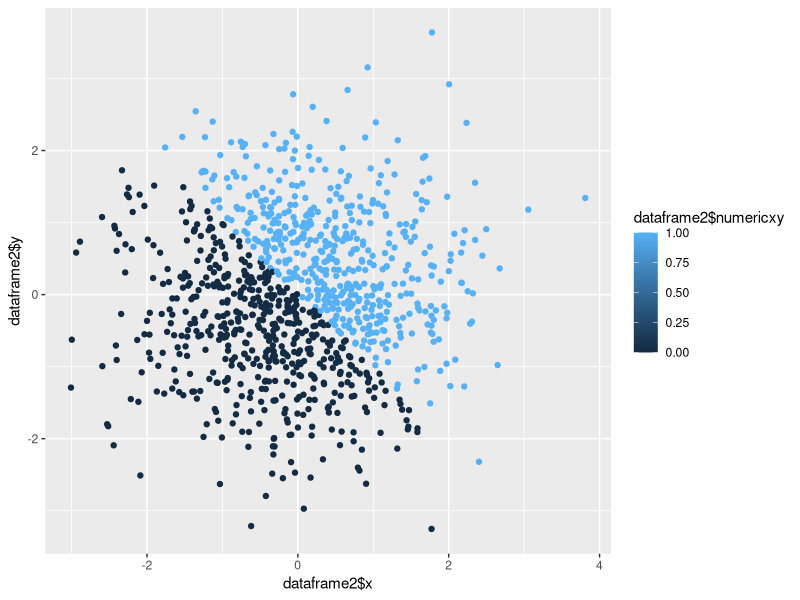
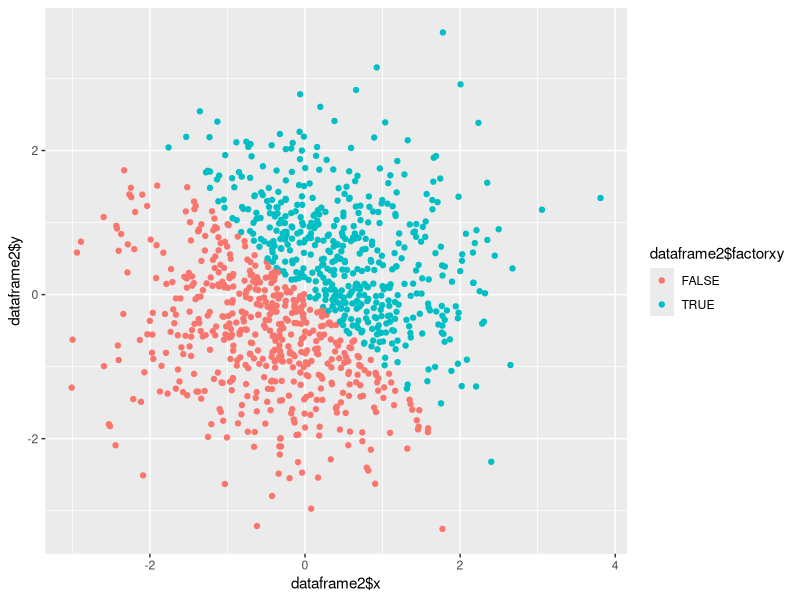
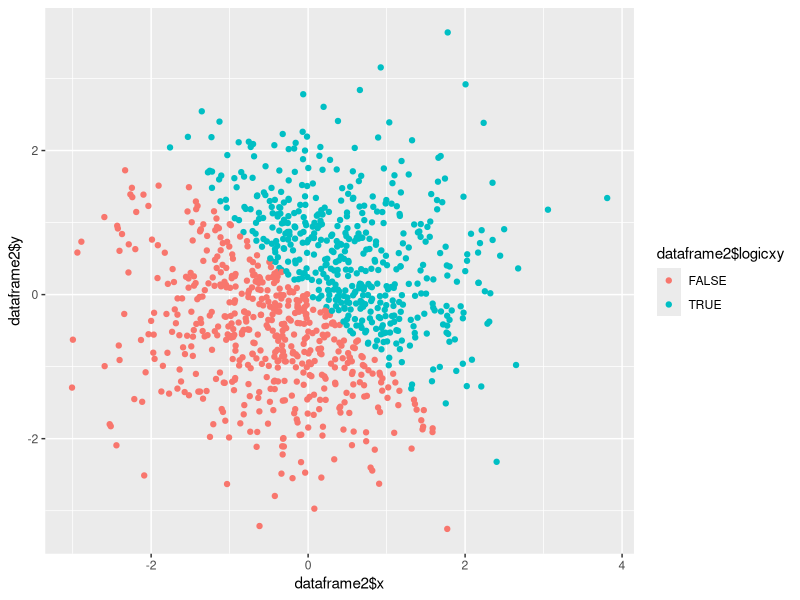

Source code (R) for these figures, in order:
## ---- chunk 1
knitr::opts_chunk$set(echo = TRUE)
library(knitr)

## ---- chunk 2
#A random sample of size 10 from a uniform[0, 5] distribution
#the runif function provide information about the uniform distribution on the interval from min to max. In this case #sample size is 10,min=0 max=5 
#A logical vector indicating whether elements of the sample are greater than 2
#compare each elements in vector compare2 to 2 one by one. If an element is greater than 2 R will return TRUE otherwise it will return FALSE
#A (length-10) character vector 
#A (length-10) factor vector
# the vector named student contains set of numeric codes with character-valued levels
library(tidyverse)
set.seed(1)
dataframe1=tibble(
random10=runif(10,0,5),  
logical2=c(random10>2),character10=c("a","b","c","d","e","f","g","h","i","j"),
factor10=factor(c(1,0,1,1,0,1,0,0,1,1),levels = c(0,1),labels = c("male","female")))

mean(dataframe1$random10)
mean(dataframe1$logical2)
mean(dataframe1$character10)
mean(dataframe1$factor10)

# According to the output. Mean can be taken from random10(numeric) and logical2(numeric) 
#but not character10(character) and factor10(factor) since mean function is designed for numeric/logical vectors


## ---- chunk 3

## ---- chunk 4
as.numeric(dataframe1$logical2)
as.numeric(dataframe1$character10)  
as.numeric(dataframe1$factor10)
# the factor vector and logical vector have been successfully converted to numeric. However, character vector was not able to be converted
## ---- chunk 5
character10<-as.factor(dataframe1$character10)
character10<-as.numeric(character10)
# the character vector has been sucessfully converted to numeric.
factor10<-as.character(dataframe1$factor10)
factor10<-as.numeric(factor10)
# Warning message is shown. "NAs introduced by coercion"
## ---- chunk 6
library(tidyverse)
set.seed(1)

dataframe2 = tibble(
x = rnorm(1000, sd =1),
y = rnorm(1000,sd =1),
logicxy = c((x+y)>0),
numericxy=as.numeric(logicxy),
factorxy=as.factor(logicxy))
## ---- chunk 7
library(ggplot2)
first_plot=ggplot(dataframe2, aes(x = dataframe2$x, y = dataframe2$y,color=dataframe2$logicxy)) + geom_point()

ggsave("firstplot.pdf",plot =first_plot )
## ---- chunk 8
ggplot(dataframe2, aes(x = dataframe2$x, y = dataframe2$y,color=dataframe2$numericxy)) + geom_point()

## ---- chunk 9
ggplot(dataframe2, aes(x = dataframe2$x, y = dataframe2$y,color=dataframe2$factorxy)) + geom_point()
